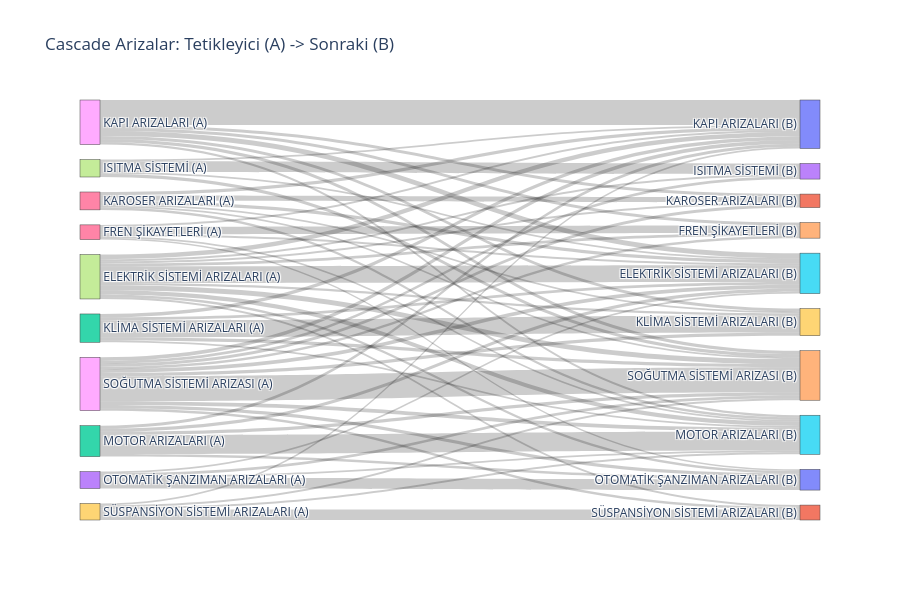

The notebook cell saved with this chart:
### Markdown cell above
---

## 5. Sankey Diyagramı — Görsel Akış
En güçlü cascade tetikleyici→sonraki kategori akışları.

### Code cell
# BOLUM 5: Sankey Diyagrami — Cascade Akis Gorsellestirme

# Top 10 en cok cascade tetikleyen kategori
top_cascade_kat = cascade_df['onceki_kategori'].value_counts().head(10).index.tolist()
top_cascade_kat = list(set(top_cascade_kat + cascade_df['ARIZAUSTKODTANIM'].value_counts().head(10).index.tolist()))

sankey_df = cascade_df[
    cascade_df['onceki_kategori'].isin(top_cascade_kat) &
    cascade_df['ARIZAUSTKODTANIM'].isin(top_cascade_kat)
].groupby(['onceki_kategori', 'ARIZAUSTKODTANIM']).size().reset_index(name='value')

# Min cizgi: 30 kayit
sankey_df = sankey_df[sankey_df['value'] >= 30]

# Source/target/value list
nodes = list(set(sankey_df['onceki_kategori']) | set(sankey_df['ARIZAUSTKODTANIM']))
node_map = {n: i for i, n in enumerate(nodes)}

# Source ve target gostermek icin: source nodelara "_A" target nodelara "_B" eklensin
source_nodes = [k + ' (A)' for k in sankey_df['onceki_kategori'].unique()]
target_nodes = [k + ' (B)' for k in sankey_df['ARIZAUSTKODTANIM'].unique()]
all_nodes = list(set(source_nodes + target_nodes))
n_map = {n: i for i, n in enumerate(all_nodes)}

sources = [n_map[a + ' (A)'] for a in sankey_df['onceki_kategori']]
targets = [n_map[b + ' (B)'] for b in sankey_df['ARIZAUSTKODTANIM']]
values  = sankey_df['value'].tolist()

fig = go.Figure(data=[go.Sankey(
    node=dict(label=all_nodes, pad=15, thickness=20),
    link=dict(source=sources, target=targets, value=values)
)])
fig.update_layout(title='Cascade Arizalar: Tetikleyici (A) -> Sonraki (B)', height=600)
fig.show()

print(f'Sankey: {len(all_nodes)} node, {len(sources)} edge')
print(f'En guclu 5 akis:')
for _, r in sankey_df.nlargest(5, 'value').iterrows():
    print(f'  {r.onceki_kategori[:30]} -> {r.ARIZAUSTKODTANIM[:30]}: {r.value}')

### Figure 1 — Plotly figure (JSON) as saved in the notebook; plotly's stock layout.template omitted (floating-point values rounded to 4 significant figures)
{"data": [{"link": {"source": [7, 7, 7, 7, 7, 7, 7, 7, 7, 7, 16, 16, 16, 16, 16, 17, 17, 17, 17, 8, 8, 8, 8, 8, 8, 8, 6, 6, 6, 6, 6, 6, 12, 12, 12, 12, 12, 2, 2, 2, 2, 2, 13, 13, 13, 13, 18, 18, 18, 18, 18, 18, 18, 18, 18, 18, 19, 19, 19, 19], "target": [5, 4, 3, 0, 1, 9, 15, 10, 14, 11, 5, 4, 0, 15, 10, 5, 3, 0, 14, 5, 4, 0, 1, 9, 15, 14, 5, 0, 1, 9, 15, 14, 5, 0, 9, 15, 14, 5, 0, 15, 10, 14, 5, 15, 10, 14, 5, 4, 3, 0, 1, 9, 15, 10, 14, 11, 0, 15, 14, 11], "value": [305, 52, 38, 84, 40, 38, 80, 47, 91, 34, 37, 136, 33, 31, 31, 31, 195, 31, 60, 94, 53, 456, 54, 53, 41, 62, 60, 62, 98, 33, 43, 30, 51, 63, 311, 33, 58, 57, 54, 343, 49, 60, 34, 32, 194, 48, 68, 43, 51, 69, 54, 60, 70, 57, 457, 45, 32, 40, 36, 193]}, "node": {"label": ["KAPI ARIZALARI (B)", "KAROSER ARIZALARI (B)", "MOTOR ARIZALARI (A)", "ISITMA SİSTEMİ (B)", "FREN ŞİKAYETLERİ (B)", "ELEKTRİK SİSTEMİ ARIZALARI (B)", "KAROSER ARIZALARI (A)", "ELEKTRİK SİSTEMİ ARIZALARI (A)", "KAPI ARIZALARI (A)", "KLİMA SİSTEMİ ARIZALARI (B)", "OTOMATİK ŞANZIMAN ARIZALARI (B)", "SÜSPANSİYON SİSTEMİ ARIZALARI (B)", "KLİMA SİSTEMİ ARIZALARI (A)", "OTOMATİK ŞANZIMAN ARIZALARI (A)", "SOĞUTMA SİSTEMİ ARIZASI (B)", "MOTOR ARIZALARI (B)", "FREN ŞİKAYETLERİ (A)", "ISITMA SİSTEMİ (A)", "SOĞUTMA SİSTEMİ ARIZASI (A)", "SÜSPANSİYON SİSTEMİ ARIZALARI (A)"], "pad": 15, "thickness": 20}, "type": "sankey"}], "layout": {"height": 600, "title": {"text": "Cascade Arizalar: Tetikleyici (A) -> Sonraki (B)"}}}
